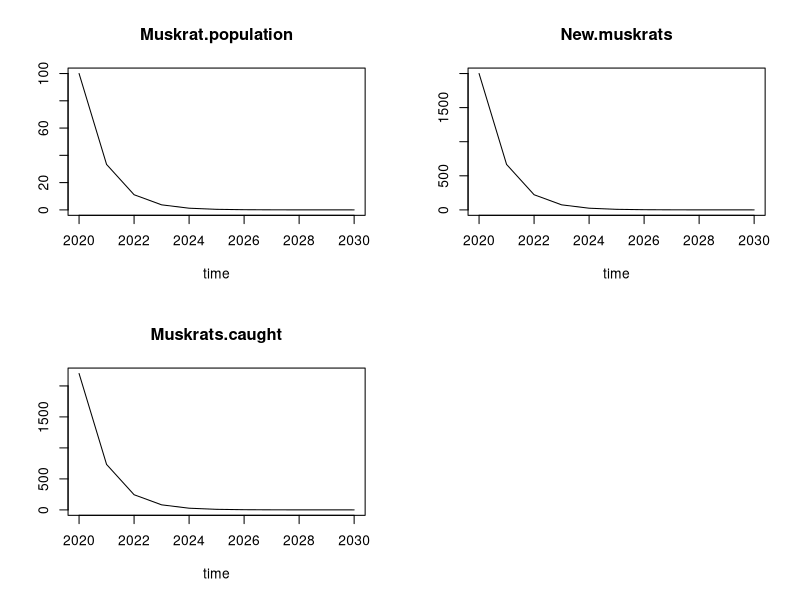
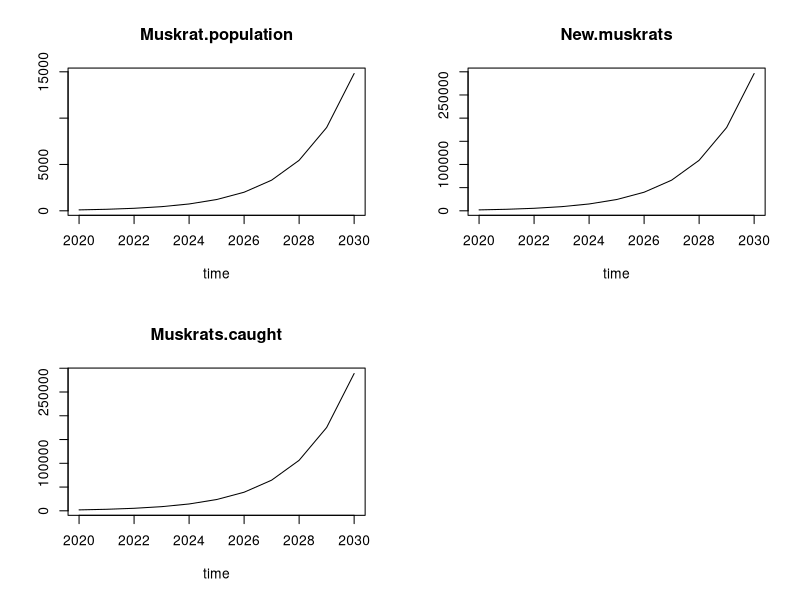
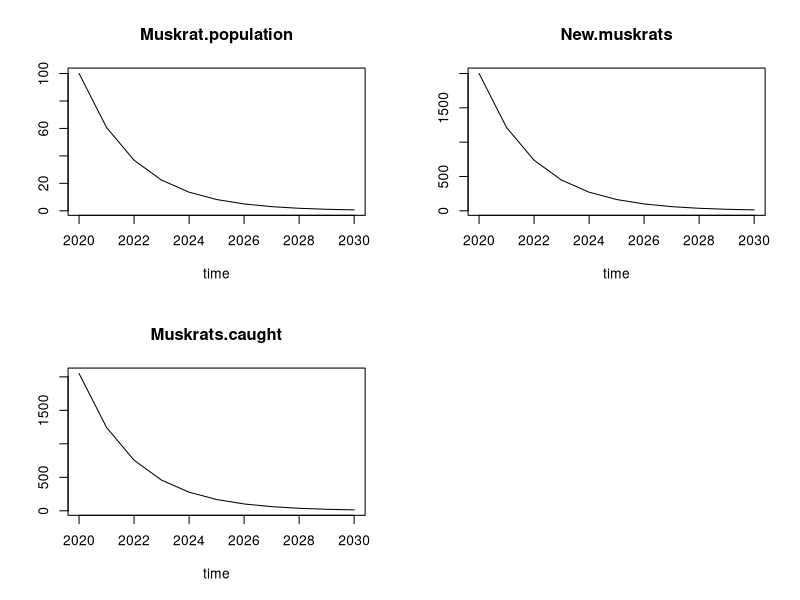

The R script that drew these images, in order:
library("deSolve")

parameters <- c(New.muskrat.rate = 20,
                Catch.rate.per.trap = 0.2,
                Traps.per.license = 11,
                Initial.licenses = 10)

parameters2 <- c(New.muskrat.rate = 20,
                Catch.rate.per.trap = 0.195,
                Traps.per.license = 10,
                Initial.licenses = 10)

parameters3 <- c(New.muskrat.rate = 20,
                Catch.rate.per.trap = 0.205,
                Traps.per.license = 10,
                Initial.licenses = 10)

InitialConditions <- c(Muskrat.population = 100)

times <- seq(2020,
             2030,
             1)

intg.method<-c("rk4")

muskrat.plague <- function(t, state, parameters) {
  with(as.list(c(state,parameters)), {
    #auxiliares
    Muskrats.caught.per.trap <- Muskrat.population * Catch.rate.per.trap
    Total.traps <- Initial.licenses * Traps.per.license
    
    #flujo
    New.muskrats <- Muskrat.population * New.muskrat.rate
    Muskrats.caught <- Muskrats.caught.per.trap * Total.traps
    
    #estado
    dMuskrat.population <- (New.muskrats - Muskrats.caught)
    
    list(c(dMuskrat.population), New.muskrats = New.muskrats, Muskrats.caught = Muskrats.caught )
    
  })
}

out <- ode(y = InitialConditions,
           times = times,
           func = muskrat.plague,
           parms = parameters,
           method = intg.method)

out2 <- ode(y = InitialConditions,
           times = times,
           func = muskrat.plague,
           parms = parameters2,
           method = intg.method)

out3 <- ode(y = InitialConditions,
           times = times,
           func = muskrat.plague,
           parms = parameters3,
           method = intg.method)


plot(out)

plot(out2)

plot(out3)
